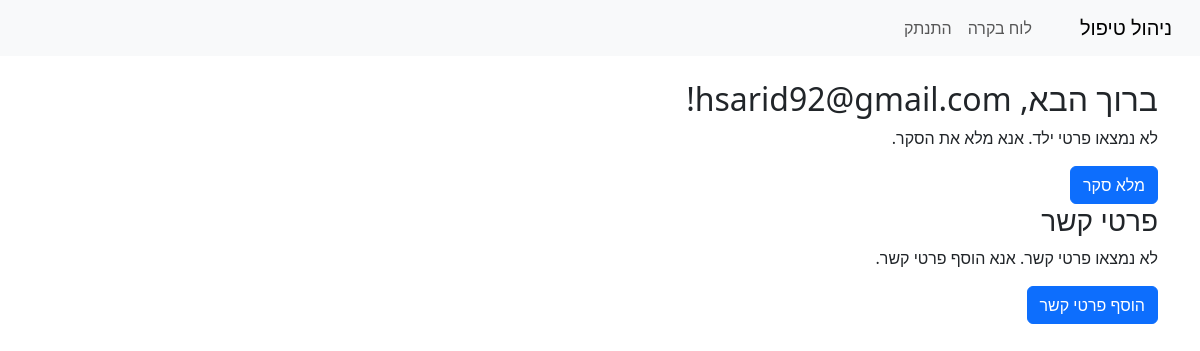
Page /dashboard (signed in) on the earlier database version.
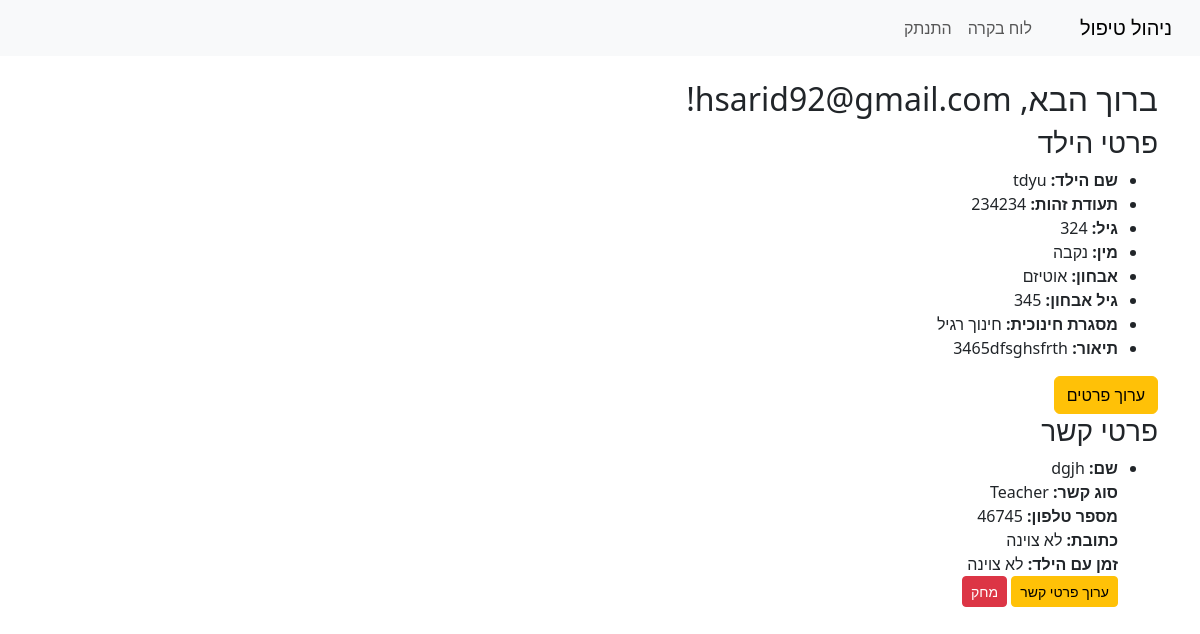
Same page on the later database version.
### APP.py (models this page shows, shortened)
class User(db.Model, UserMixin):
    id = db.Column(db.Integer, primary_key=True)
    username = db.Column(db.String(150), unique=True, nullable=False)
    password_hash = db.Column(db.String(256), nullable=False)

class Survey(db.Model):
    id = db.Column(db.Integer, primary_key=True)
    user_id = db.Column(db.Integer, db.ForeignKey('user.id'), nullable=False)
    child_name = db.Column(db.String(150), nullable=False)
    child_id = db.Column(db.String(20), nullable=False)
    age = db.Column(db.Integer, nullable=False)
    gender = db.Column(db.String(10), nullable=False)
    diagnosis = db.Column(db.String(150), nullable=False)
    diagnosis_age = db.Column(db.Integer, nullable=False)
    educational_framework = db.Column(db.String(150), nullable=False)
    description = db.Column(db.Text, nullable=True)

class Contact(db.Model):
    id = db.Column(db.Integer, primary_key=True)
    user_id = db.Column(db.Integer, db.ForeignKey('user.id'), nullable=False)
    name = db.Column(db.String(150), nullable=False)  # Name of the contact
    relation = db.Column(db.String(50), nullable=False)  # e.g., Teacher, Parent, Therapist
    phone_number = db.Column(db.String(20), nullable=False)
    address = db.Column(db.String(255), nullable=True)
    time_with_child = db.Column(db.String(100), nullable=True)  # e.g., "Monday 10:00-12:00"

### APP.py (the view)
@app.route('/dashboard')
@login_required
def dashboard():
    survey = Survey.query.filter_by(user_id=current_user.id).first()
    contacts = Contact.query.filter_by(user_id=current_user.id).all()
    return render_template('dashboard.html', title="Dashboard", username=current_user.username, survey=survey, contacts=contacts)

### APP.py (called while the page is built)
@login_manager.user_loader
def load_user(user_id):
    return User.query.get(int(user_id))

### templates/dashboard.html (shortened to what this page needs)
<!DOCTYPE html>
<html>
<head><title>Dashboard</title></head>
<body>
  {% extends "base.html" %}
  {% block content %}
  <h2>ברוך הבא, {{ username }}!</h2>
  {% if survey %}
    <h3>פרטי הילד</h3>
    <ul>
        <li><strong>שם הילד:</strong> {{ survey.child_name }}</li>
        <li><strong>תעודת זהות:</strong> {{ survey.child_id }}</li>
        <li><strong>גיל:</strong> {{ survey.age }}</li>
        <li><strong>מין:</strong> {{ survey.gender == 'Male' and 'זכר' or 'נקבה' }}</li>
        <li><strong>אבחון:</strong>
            {% if survey.diagnosis == 'Autism' %}
                אוטיזם
            {% elif survey.diagnosis == 'ADHD' %}
                ADHD
            {% elif survey.diagnosis == 'Learning Disability' %}
                לקות למידה
            {% else %}
                {{ survey.diagnosis }}
            {% endif %}
        </li>
        <li><strong>גיל אבחון:</strong> {{ survey.diagnosis_age }}</li>
        <li><strong>מסגרת חינוכית:</strong>
            {% if survey.educational_framework == 'Mainstream' %}
                חינוך רגיל
            {% elif survey.educational_framework == 'Special Education' %}
                חינוך מיוחד
            {% else %}
                {{ survey.educational_framework }}
            {% endif %}
        </li>
        <li><strong>תיאור:</strong> {{ survey.description }}</li>
    </ul>
    <a href="{{ url_for('edit_survey', survey_id=survey.id) }}" class="btn btn-warning">ערוך פרטים</a>
  {% else %}
    <p>לא נמצאו פרטי ילד. אנא מלא את הסקר.</p>
    <a href="{{ url_for('survey') }}" class="btn btn-primary">מלא סקר</a>
  {% endif %}
  <h3>פרטי קשר</h3>
  {% if contacts %}
    <ul>
        {% for contact in contacts %}
            <li>
                <strong>שם:</strong> {{ contact.name }}<br>
                <strong>סוג קשר:</strong> {{ contact.relation }}<br>
                <strong>מספר טלפון:</strong> {{ contact.phone_number }}<br>
                <strong>כתובת:</strong> {{ contact.address or 'לא צוינה' }}<br>
                <strong>זמן עם הילד:</strong> {{ contact.time_with_child or 'לא צוינה' }}<br>
                <a href="{{ url_for('edit_contact', contact_id=contact.id) }}" class="btn btn-warning btn-sm">ערוך פרטי קשר</a>
                <form method="POST" action="{{ url_for('delete_contact', contact_id=contact.id) }}" style="display:inline;">
                    <button type="submit" class="btn btn-danger btn-sm">מחק</button>
                </form>
            </li>
        {% endfor %}
    </ul>
  {% else %}
    <p>לא נמצאו פרטי קשר. אנא הוסף פרטי קשר.</p>
    <a href="{{ url_for('contacts') }}" class="btn btn-primary">הוסף פרטי קשר</a>
  {% endif %}
  {% endblock %}

### templates/base.html (shortened to what this page needs)
<!DOCTYPE html>
<html lang="he" dir="rtl">
<head>
    <link href="https://cdn.jsdelivr.net/npm/bootstrap@5.3.0-alpha1/dist/css/bootstrap.min.css" rel="stylesheet">
</head>
<body>
    <nav class="navbar navbar-expand-lg navbar-light bg-light">
        <div class="container-fluid">
            <a class="navbar-brand" href="{{ url_for('index') }}">ניהול טיפול</a>
            <div class="collapse navbar-collapse">
                <ul class="navbar-nav ms-auto">
                    {% if current_user.is_authenticated %}
                        <li class="nav-item"><a class="nav-link" href="{{ url_for('dashboard') }}">לוח בקרה</a></li>
                        <li class="nav-item"><a class="nav-link" href="{{ url_for('logout') }}">התנתק</a></li>
                    {% else %}
                        <li class="nav-item"><a class="nav-link" href="{{ url_for('login') }}">התחבר</a></li>
                        <li class="nav-item"><a class="nav-link" href="{{ url_for('signup') }}">הרשמה</a></li>
                    {% endif %}
                </ul>
            </div>
        </div>
    </nav>
    <div class="container mt-4">
        {% block content %}{% endblock %}
    </div>
</body>
</html>

### templates/base.html (style rules this page uses)
body { direction: rtl; text-align: right; }

Differences in the rows shown:
added Survey: child_name "tdyu", child_id "234234", age "324", gender "נקבה", diagnosis_age "345", description "3465dfsghsfrth"
added Contact: name "dgjh", relation "Teacher", phone_number "46745", address "לא צוינה", time_with_child "לא צוינה"
Other differences:
text no longer shown: "לא נמצאו פרטי ילד. אנא מלא את הסקר. מלא סקר לא נמצאו פרטי קשר. אנא הוסף פרטי קשר. הוסף פרטי קשר"
text now shown: "פרטי הילד שם הילד: תעודת זהות: גיל: מין: אבחון: אוטיזם גיל אבחון: מסגרת חינוכית: חינוך רגיל תיאור: ערוך פרטים"
